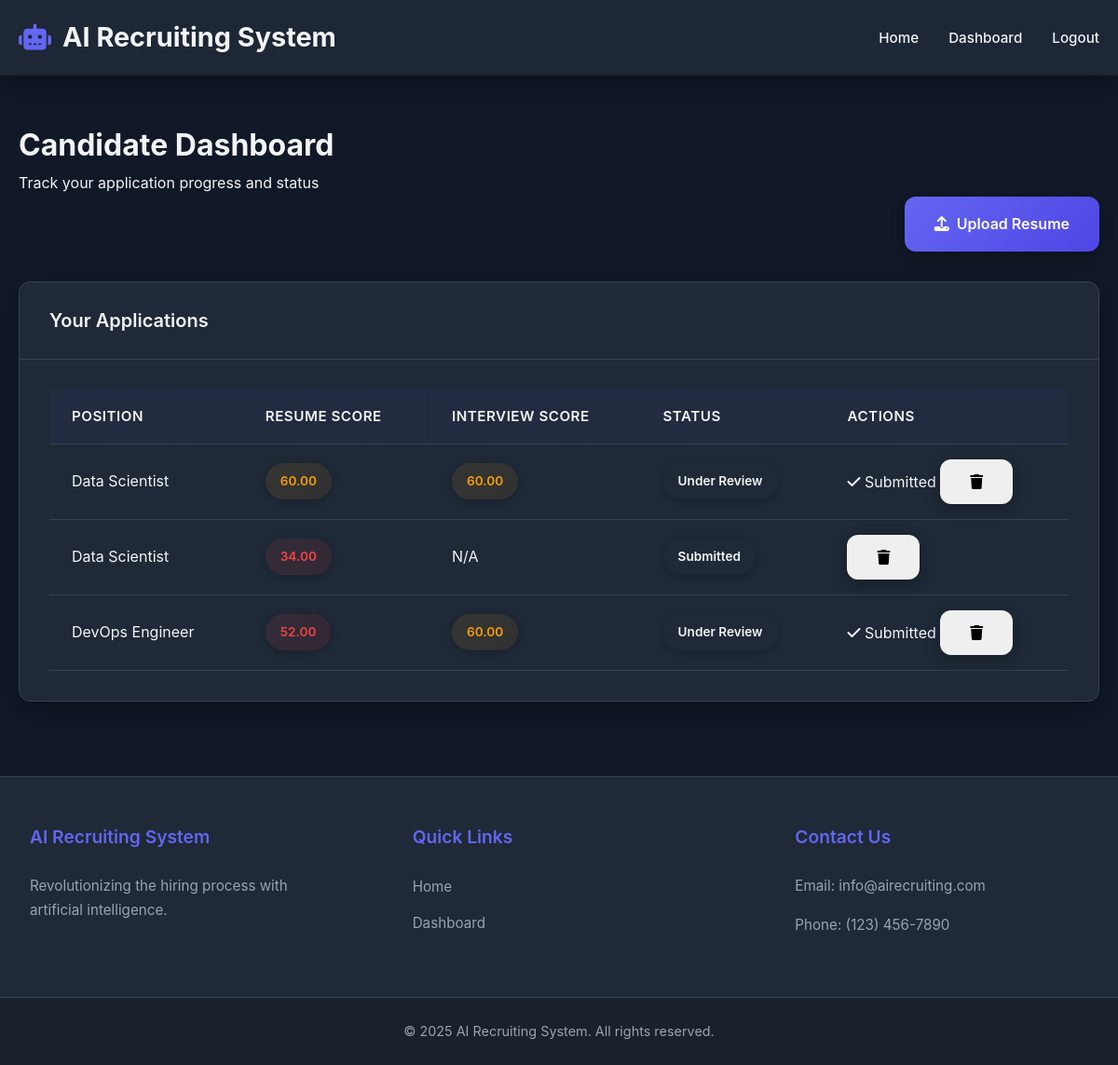
The page /dashboard (signed in) on the database its author committed.
### model.py (models this page shows)
class Application(db.Model):
    id = db.Column(db.Integer, primary_key=True)
    user_id = db.Column(db.Integer, db.ForeignKey('user.id'), nullable=False)
    job_position = db.Column(db.String(100), nullable=False)
    resume_file = db.Column(db.String(200), nullable=False)
    resume_score = db.Column(db.Float, default=0.0)
    status = db.Column(db.String(20), default='Submitted')
    created_at = db.Column(db.DateTime, default=datetime.utcnow)
    interview = db.relationship('Interview', backref='application', uselist=False)

class Interview(db.Model):
    id = db.Column(db.Integer, primary_key=True)
    application_id = db.Column(db.Integer, db.ForeignKey('application.id'), nullable=False)
    interview_text = db.Column(db.Text)
    interview_score = db.Column(db.Float, default=0.0)
    created_at = db.Column(db.DateTime, default=datetime.utcnow)
    video_count = db.Column(db.Integer, default=0)

### b_routes.py (the view)
@app.route("/dashboard")
@login_required
def dashboard():
    applications = Application.query.filter_by(user_id=current_user.id).all()
    return render_template("dashboard.html", applications=applications)

### app.py (called while the page is built)
@login_manager.user_loader
def load_user(user_id):
    return User.query.get(int(user_id))

### templates/dashboard.html (shortened to what this page needs)
{% extends "base.html" %}
{% block content %}
<div class="page-header">
    <h1>Candidate Dashboard</h1>
    <p class="subtitle">Track your application progress and status</p>
</div>
<div class="dashboard-actions">
    <a href="{{ url_for('upload') }}" class="btn btn-primary">
        <i class="fas fa-upload"></i> Upload Resume
    </a>
</div>
{% if applications %}
<div class="card">
    <div class="card-header">
        <h3>Your Applications</h3>
    </div>
    <div class="card-body">
        <div class="table-responsive">
            <table class="data-table">
                <thead>
                    <tr>
                        <th>Position</th>
                        <th>Resume Score</th>
                        <th>Interview Score</th>
                        <th>Status</th>
                        <th>Actions</th>
                    </tr>
                </thead>
                <tbody>
                    {% for app in applications %}
                    <tr>
                        <td>{{ app.job_position }}</td>
                        <td>
                            <div class="score-badge score-{{ 'high' if app.resume_score >= 80 else 'medium' if app.resume_score >= 60 else 'low' }}">
                                {{ "%.2f"|format(app.resume_score) }}
                            </div>
                        </td>
                        <td>
                            {% if app.interview %}
                                <div class="score-badge score-{{ 'high' if app.interview.interview_score >= 80 else 'medium' if app.interview.interview_score >= 60 else 'low' }}">
                                    {{ "%.2f"|format(app.interview.interview_score) }}
                                </div>
                            {% elif app.status == "Under Review" %}
                                <span class="text-muted" style="font-style: italic;">Reviewing...</span>
                            {% else %}
                                <span class="text-muted">N/A</span>
                            {% endif %}
                        </td>
                        <td>
                            <span class="status-badge status-{{ app.status.lower() }}">{{ app.status }}</span>
                        </td>
                        <td>
                            {% if app.resume_score > 50 and not app.interview %}
                                <a href="{{ url_for('interview', app_id=app.id) }}" class="btn btn-sm btn-primary" style="margin-right: 5px;">
                                    <i class="fas fa-video"></i> Start Interview
                                </a>
                            {% elif app.status == "Under Review" %}
                                <span class="text-muted"><i class="fas fa-check"></i> Submitted</span>
                            {% endif %}
                            <form action="{{ url_for('delete_application', app_id=app.id) }}" method="POST" style="display: inline;">
                                <button type="submit" class="btn btn-sm btn-danger" title="Delete Application" onclick="return confirm('Are you sure you want to delete this application? This cannot be undone.');">
                                    <i class="fas fa-trash"></i>
                                </button>
                            </form>
                        </td>
                    </tr>
                    {% endfor %}
                </tbody>
            </table>
        </div>
    </div>
</div>
{% endif %}
{% endblock %}

### static/style.css (style rules this page uses)
:root { --primary-color: #6366f1; --primary-dark: #4f46e5; --secondary-color: #8b5cf6; --secondary-dark: #7c3aed; --accent-color: #ec4899; --accent-dark: #db2777; --danger-color: #ef4444; --danger-dark: #dc2626; --warning-color: #f59e0b; --warning-dark: #d97706; --dark-color: #1f2937; --light-color: #374151; --lighter-color: #111827; --text-color: #f3f4f6; --text-muted: #9ca3af; --border-color: #374151; --shadow: 0 10px 30px rgba(0, 0, 0, 0.3); --shadow-hover: 0 15px 35px rgba(0, 0, 0, 0.4); --border-radius: 12px; --transition: all 0.3s cubic-bezier(0.4, 0, 0.2, 1); --gradient-primary: linear-gradient(135deg, #6366f1, #4f46e5); --gradient-secondary: linear-gradient(135deg, #8b5cf6, #7c3aed); }
* { box-sizing: border-box; margin: 0; padding: 0; }
body { font-family: 'Inter', -apple-system, BlinkMacSystemFont, 'Segoe UI', Roboto, Oxygen, Ubuntu, Cantarell, 'Open Sans', 'Helvetica Neue', sans-serif; line-height: 1.7; color: var(--text-color); background-color: var(--lighter-color); min-height: 100vh; display: flex; flex-direction: column; -webkit-font-smoothing: antialiased; -moz-osx-font-smoothing: grayscale; }
.btn { display: inline-flex; align-items: center; justify-content: center; padding: 1rem 2rem; border: none; border-radius: var(--border-radius); cursor: pointer; text-decoration: none; font-size: 1rem; font-weight: 600; transition: var(--transition); gap: 8px; box-shadow: 0 4px 15px rgba(0, 0, 0, 0.3); position: relative; overflow: hidden; }
.btn::before { content: ''; position: absolute; top: 0; left: 0; width: 0; height: 100%; background: rgba(255, 255, 255, 0.1); transition: var(--transition); z-index: 0; }
.btn-primary { background: var(--gradient-primary); color: white; }
.card { background: var(--dark-color); border-radius: var(--border-radius); box-shadow: var(--shadow); margin-bottom: 2rem; overflow: hidden; transition: var(--transition); border: 1px solid var(--border-color); }
.card-header { padding: 1.5rem 2rem; border-bottom: 1px solid var(--border-color); display: flex; justify-content: space-between; align-items: center; }
.card-header h3 { font-size: 1.25rem; color: var(--text-color); font-weight: 600; }
.card-body { padding: 2rem; }
.table-responsive { overflow-x: auto; }
.data-table { width: 100%; border-collapse: collapse; }
.data-table th, .data-table td { padding: 1rem 1.5rem; text-align: left; border-bottom: 1px solid var(--border-color); }
.data-table th { background: linear-gradient(135deg, rgba(99, 102, 241, 0.05), rgba(79, 70, 229, 0.05)); font-weight: 600; color: var(--text-color); font-size: 0.95rem; text-transform: uppercase; letter-spacing: 0.5px; }
.score-badge { display: inline-block; padding: 0.5rem 1rem; border-radius: 20px; font-size: 0.85rem; font-weight: 600; box-shadow: 0 2px 8px rgba(0, 0, 0, 0.2); }
.score-medium { background: linear-gradient(135deg, rgba(245, 158, 11, 0.1), rgba(217, 119, 6, 0.1)); color: #f59e0b; }
.score-low { background: linear-gradient(135deg, rgba(239, 68, 68, 0.1), rgba(220, 38, 38, 0.1)); color: #ef4444; }
.status-badge { display: inline-block; padding: 0.5rem 1rem; border-radius: 20px; font-size: 0.85rem; font-weight: 600; box-shadow: 0 2px 8px rgba(0, 0, 0, 0.2); }
.dashboard-actions { display: flex; justify-content: flex-end; margin-bottom: 2rem; gap: 1rem; }

### rows shown on the page
Application: job_position "Data Scientist", resume_score "60.00", status "Under Review", shows "Submitted"
Interview: interview.interview_score "60.00"
Application: job_position "Data Scientist", resume_score "34.00", shows "N/A", status "Submitted"
Application: job_position "DevOps Engineer", resume_score "52.00", status "Under Review", shows "Submitted"
Interview: interview.interview_score "60.00"
